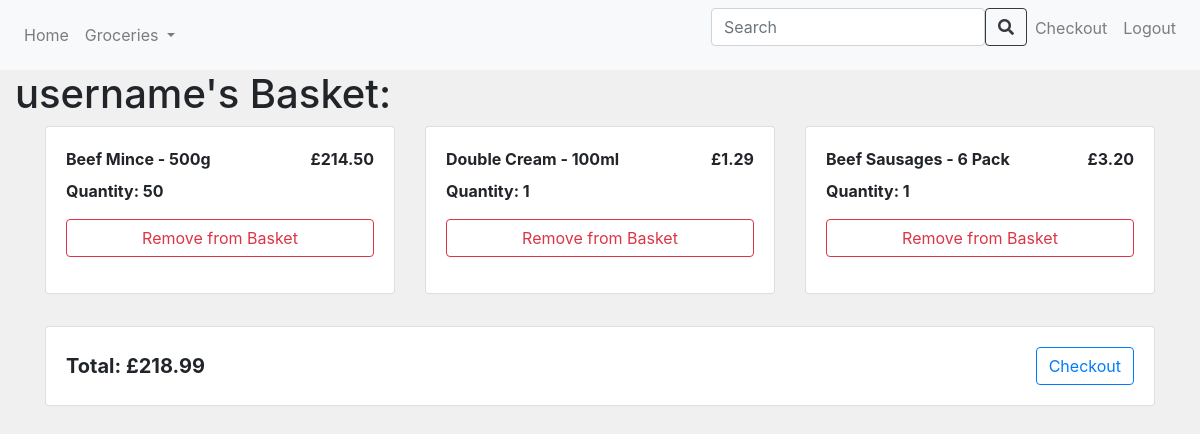
The page /checkout/1 on the database its author committed.
### app/models.py (models this page shows, shortened)
class Users(db.Model):
    id = db.Column(db.Integer, primary_key=True)
    username = db.Column(db.String(500), index=True, unique=True)
    password = db.Column(db.String(500))

class Basket(db.Model):
      id = db.Column(db.Integer, primary_key=True)
      user_id = db.Column(db.Integer, db.ForeignKey('users.id'), nullable=False)
      item_id = db.Column(db.Integer, db.ForeignKey('items.id'), nullable=False)
      quantity = db.Column(db.Integer, nullable=False, default=1)
      name = db.Column(db.String(500))
      price = db.Column(db.Double)
      user = db.relationship('Users', backref=db.backref('baskets', lazy='dynamic'))
      item = db.relationship('Items', backref=db.backref('baskets', lazy='dynamic'))

### app/views.py (the view)
@app.route('/checkout/<int:user_id>', methods=['GET', 'POST'])
def checkout(user_id):
    user = Users.query.get(user_id)
    bag = Basket.query.filter_by(user_id=user_id).all()
    total = sum(item.price for item in bag)
    return render_template('checkout.html', title='Checkout', user=user, bag=bag, total=total)

### app/templates/checkout.html (shortened to what this page needs)
{% extends "base.html" %}
{% block content %}
<h1>{{ user.username }}'s Basket:</h1>
<div class="container">
    <div class="row">
        {% for i in bag %}
            <div class="col-md-4 mb-3">
                <div class="card">
                    <div class="card-body">
                        <div class="d-flex justify-content-between mb-2">
                            <div style="font-size: 1rem; font-weight: bold;">{{ i.name }}</div>
                            <div style="font-size: 1rem; font-weight: bold;">£{{ "%.2f" | format(i.price) }}</div>
                        </div>
                        <div class="d-flex justify-content-between mb-3">
                            <div style="font-size: 1rem; font-weight: bold;">Quantity: {{ i.quantity }}</div>
                        </div>
                        <form action="/remove_from_basket" method="post" class="mt-2">
                            <div class="d-flex justify-content-between align-items-center">
                                <input type="submit" name="submit_button" class="btn btn-outline-danger w-100" value="Remove from Basket">
                            </div>
                        </form>
                    </div>
                </div>
            </div>
        {% endfor %}
    </div>
    <div class="card mt-3">
        <div class="card-body d-flex justify-content-between align-items-center">
            <div style="font-size: 1.25rem; font-weight: bold;">
                Total: £{{ "%.2f" | format(total) }}
            </div>
            <div>
                <input type="submit" name="submit_button" class="btn btn-outline-primary" value="Checkout">
            </div>
        </div>
    </div>
</div>
{% endblock %}

### app/templates/base.html (style rules this page uses)
body { background-color: #f0f0f0; }

### rows shown on the page
Users: username "username"
Basket: name "Beef Mince - 500g", price "214.50", quantity "50"
Basket: name "Double Cream - 100ml", price "1.29", quantity "1"
Basket: name "Beef Sausages - 6 Pack", price "3.20", quantity "1"

### other values the page prints
{{ "%.2f" | format(total) }} "218.99"
